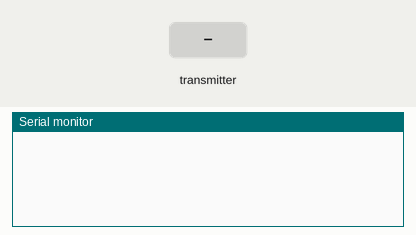
A sketch run on a simulated ESP32. On the bench: the last lines printed to the serial monitor. The inputs (shaded band) are chosen by the test bench.

Above: at 1.2 s.
1.3 s: the transmitter starts sending a = 0
At 1.66 s:
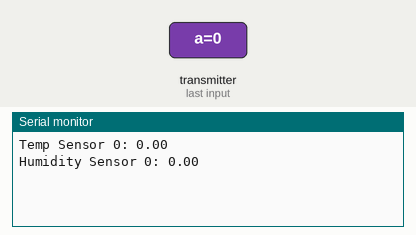
2.8 s: the transmitter starts sending b = 25
At 3.16 s:
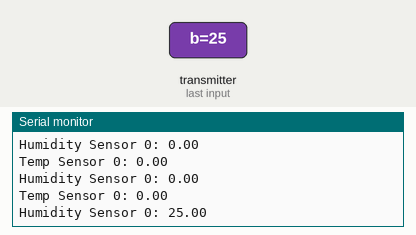
4.3 s: the transmitter starts sending c = 1024
At 4.66 s:
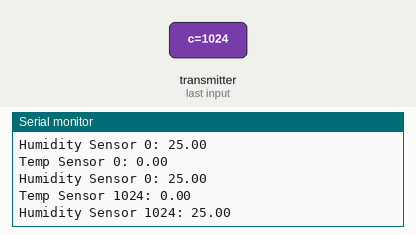
5.8 s: the transmitter starts sending a = 25
7.3 s: the transmitter starts sending b = 0
At 7.66 s:
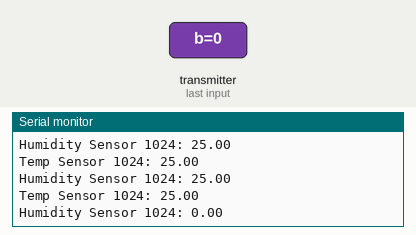
8.8 s: the transmitter starts sending c = 0
At 9.16 s:
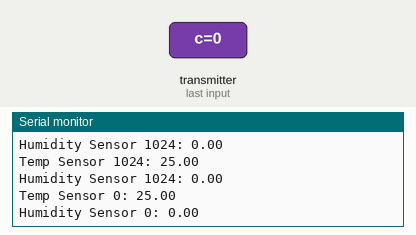

The sketch:

reciever.ino
```cpp
/*
  ESP-NOW Remote Sensor - Receiver (Multiple Version)
  esp-now-rcv.ino
  Receives Temperature & Humidity data from other ESP32 via ESP-NOW

  DroneBot Workshop 2022
  https://dronebotworkshop.com
*/

// Include required libraries
#include <WiFi.h>
#include <esp_now.h>

// Define data structure
typedef struct struct_message {
    float a;
    float b;
    int c;
} struct_message;

// Create structured data object
struct_message myData;

// Callback function
void OnDataRecv(const uint8_t * mac, const uint8_t *incomingData, int len)
{
  // Get incoming data
  memcpy(&myData, incomingData, sizeof(myData));

  // Print to Serial Monitor
  Serial.print("Temp Sensor ");
  Serial.print(myData.c);
  Serial.print(": ");
  Serial.println(myData.a);

  Serial.print("Humidity Sensor ");
  Serial.print(myData.c);
  Serial.print(": ");
  Serial.println(myData.b);

  Serial.println("");
}

void setup() {
  // Set up Serial Monitor
  Serial.begin(115200);

  // Start ESP32 in Station mode
  WiFi.mode(WIFI_STA);

  // Initalize ESP-NOW
  if (esp_now_init() != 0) {
    Serial.println("Error initializing ESP-NOW");
    return;
  }

  // Register callback function
  esp_now_register_recv_cb(OnDataRecv);
}

void loop() {
  }
```

Measured:
- after the input at 1.3 s, the serial monitor: prints a new line after 0.05 s (image 1)
- after the input at 2.8 s, the serial monitor: prints a new line after 0.05 s (image 2)
- after the input at 4.3 s, the serial monitor: prints a new line after 0.05 s (image 3)
- after the input at 7.3 s, the serial monitor: prints a new line after 0.05 s (image 4)
- after the input at 8.8 s, the serial monitor: prints a new line after 0.05 s (image 5)
